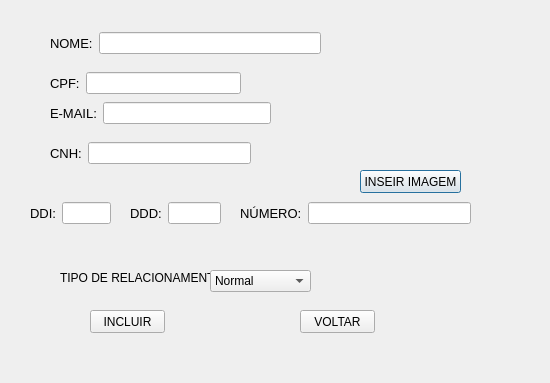
<?xml version="1.0" encoding="UTF-8"?>
<ui version="4.0">
 <class>TelaCadastrarCliente</class>
 <widget class="QDialog" name="TelaCadastrarCliente">
  <property name="geometry">
   <rect>
    <x>0</x>
    <y>0</y>
    <width>550</width>
    <height>383</height>
   </rect>
  </property>
  <property name="windowTitle">
   <string>Dialog</string>
  </property>
  <widget class="QPushButton" name="pushButtonInserirImagem">
   <property name="geometry">
    <rect>
     <x>360</x>
     <y>170</y>
     <width>101</width>
     <height>23</height>
    </rect>
   </property>
   <property name="text">
    <string>INSEIR IMAGEM</string>
   </property>
  </widget>
  <widget class="QLabel" name="labelImagem">
   <property name="geometry">
    <rect>
     <x>340</x>
     <y>50</y>
     <width>141</width>
     <height>101</height>
    </rect>
   </property>
   <property name="text">
    <string/>
   </property>
  </widget>
  <widget class="QPushButton" name="pushButtonIncluir">
   <property name="geometry">
    <rect>
     <x>90</x>
     <y>310</y>
     <width>75</width>
     <height>23</height>
    </rect>
   </property>
   <property name="text">
    <string>INCLUIR</string>
   </property>
  </widget>
  <widget class="QPushButton" name="pushButtonVoltar">
   <property name="geometry">
    <rect>
     <x>300</x>
     <y>310</y>
     <width>75</width>
     <height>23</height>
    </rect>
   </property>
   <property name="text">
    <string>VOLTAR</string>
   </property>
  </widget>
  <widget class="QWidget" name="layoutWidget">
   <property name="geometry">
    <rect>
     <x>50</x>
     <y>30</y>
     <width>271</width>
     <height>27</height>
    </rect>
   </property>
   <layout class="QHBoxLayout" name="horizontalLayout">
    <item>
     <widget class="QLabel" name="label">
      <property name="font">
       <font>
        <pointsize>10</pointsize>
       </font>
      </property>
      <property name="text">
       <string>NOME:</string>
      </property>
     </widget>
    </item>
    <item>
     <widget class="QLineEdit" name="lineEditNome"/>
    </item>
   </layout>
  </widget>
  <widget class="QWidget" name="layoutWidget">
   <property name="geometry">
    <rect>
     <x>50</x>
     <y>70</y>
     <width>191</width>
     <height>27</height>
    </rect>
   </property>
   <layout class="QHBoxLayout" name="horizontalLayout_2">
    <item>
     <widget class="QLabel" name="label_3">
      <property name="font">
       <font>
        <pointsize>10</pointsize>
       </font>
      </property>
      <property name="text">
       <string>CPF:</string>
      </property>
     </widget>
    </item>
    <item>
     <widget class="QLineEdit" name="lineEditCpf"/>
    </item>
   </layout>
  </widget>
  <widget class="QWidget" name="layoutWidget">
   <property name="geometry">
    <rect>
     <x>50</x>
     <y>100</y>
     <width>221</width>
     <height>27</height>
    </rect>
   </property>
   <layout class="QHBoxLayout" name="horizontalLayout_3">
    <item>
     <widget class="QLabel" name="label_2">
      <property name="font">
       <font>
        <pointsize>10</pointsize>
       </font>
      </property>
      <property name="text">
       <string>E-MAIL:</string>
      </property>
     </widget>
    </item>
    <item>
     <widget class="QLineEdit" name="lineEditEmail"/>
    </item>
   </layout>
  </widget>
  <widget class="QWidget" name="layoutWidget">
   <property name="geometry">
    <rect>
     <x>50</x>
     <y>140</y>
     <width>201</width>
     <height>27</height>
    </rect>
   </property>
   <layout class="QHBoxLayout" name="horizontalLayout_4">
    <item>
     <widget class="QLabel" name="label_5">
      <property name="font">
       <font>
        <pointsize>10</pointsize>
       </font>
      </property>
      <property name="text">
       <string>CNH:</string>
      </property>
     </widget>
    </item>
    <item>
     <widget class="QLineEdit" name="lineEditCnh"/>
    </item>
   </layout>
  </widget>
  <widget class="QWidget" name="layoutWidget">
   <property name="geometry">
    <rect>
     <x>130</x>
     <y>200</y>
     <width>91</width>
     <height>27</height>
    </rect>
   </property>
   <layout class="QHBoxLayout" name="horizontalLayout_5">
    <item>
     <widget class="QLabel" name="label_4">
      <property name="font">
       <font>
        <pointsize>10</pointsize>
       </font>
      </property>
      <property name="text">
       <string>DDD:</string>
      </property>
     </widget>
    </item>
    <item>
     <widget class="QLineEdit" name="lineEditDDD"/>
    </item>
   </layout>
  </widget>
  <widget class="QWidget" name="layoutWidget">
   <property name="geometry">
    <rect>
     <x>240</x>
     <y>200</y>
     <width>231</width>
     <height>27</height>
    </rect>
   </property>
   <layout class="QHBoxLayout" name="horizontalLayout_6">
    <item>
     <widget class="QLabel" name="label_7">
      <property name="font">
       <font>
        <pointsize>10</pointsize>
       </font>
      </property>
      <property name="text">
       <string>NÚMERO:</string>
      </property>
     </widget>
    </item>
    <item>
     <widget class="QLineEdit" name="lineEditNumero"/>
    </item>
   </layout>
  </widget>
  <widget class="QWidget" name="layoutWidget">
   <property name="geometry">
    <rect>
     <x>30</x>
     <y>200</y>
     <width>81</width>
     <height>27</height>
    </rect>
   </property>
   <layout class="QHBoxLayout" name="horizontalLayout_7">
    <item>
     <widget class="QLabel" name="label_8">
      <property name="font">
       <font>
        <pointsize>10</pointsize>
       </font>
      </property>
      <property name="text">
       <string>DDI:</string>
      </property>
     </widget>
    </item>
    <item>
     <widget class="QLineEdit" name="lineEditDDI"/>
    </item>
   </layout>
  </widget>
  <widget class="QLabel" name="label_6">
   <property name="geometry">
    <rect>
     <x>60</x>
     <y>270</y>
     <width>151</width>
     <height>16</height>
    </rect>
   </property>
   <property name="text">
    <string>TIPO DE RELACIONAMENTO:</string>
   </property>
  </widget>
  <widget class="QComboBox" name="comboBoxTipoRelacionamento">
   <property name="geometry">
    <rect>
     <x>210</x>
     <y>270</y>
     <width>101</width>
     <height>22</height>
    </rect>
   </property>
   <item>
    <property name="text">
     <string>Normal</string>
    </property>
   </item>
   <item>
    <property name="text">
     <string>Premium</string>
    </property>
   </item>
   <item>
    <property name="text">
     <string>VIP</string>
    </property>
   </item>
  </widget>
 </widget>
 <tabstops>
  <tabstop>lineEditNome</tabstop>
  <tabstop>lineEditCpf</tabstop>
  <tabstop>lineEditEmail</tabstop>
  <tabstop>lineEditCnh</tabstop>
  <tabstop>lineEditDDI</tabstop>
  <tabstop>lineEditDDD</tabstop>
  <tabstop>lineEditNumero</tabstop>
  <tabstop>pushButtonInserirImagem</tabstop>
  <tabstop>comboBoxTipoRelacionamento</tabstop>
  <tabstop>pushButtonIncluir</tabstop>
  <tabstop>pushButtonVoltar</tabstop>
 </tabstops>
 <resources/>
 <connections/>
</ui>
